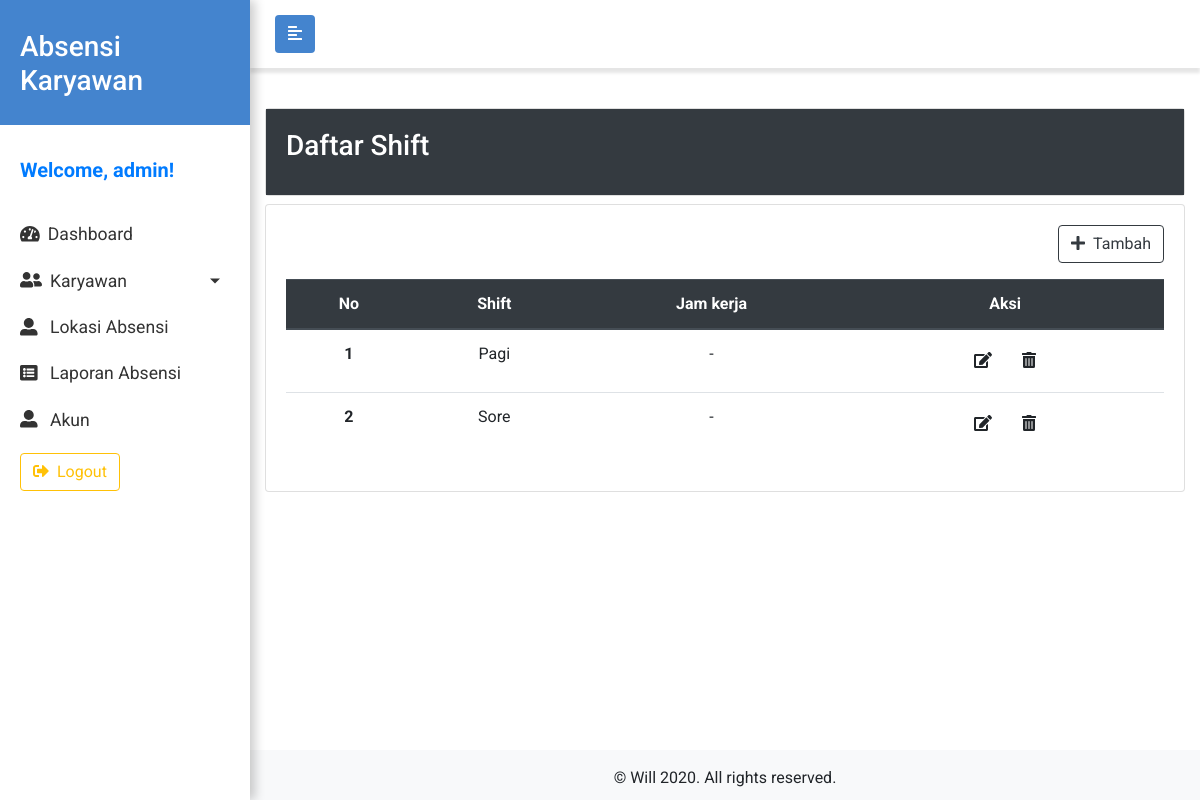
Page /admin/index.php?page=shift (signed in) on the earlier database version.
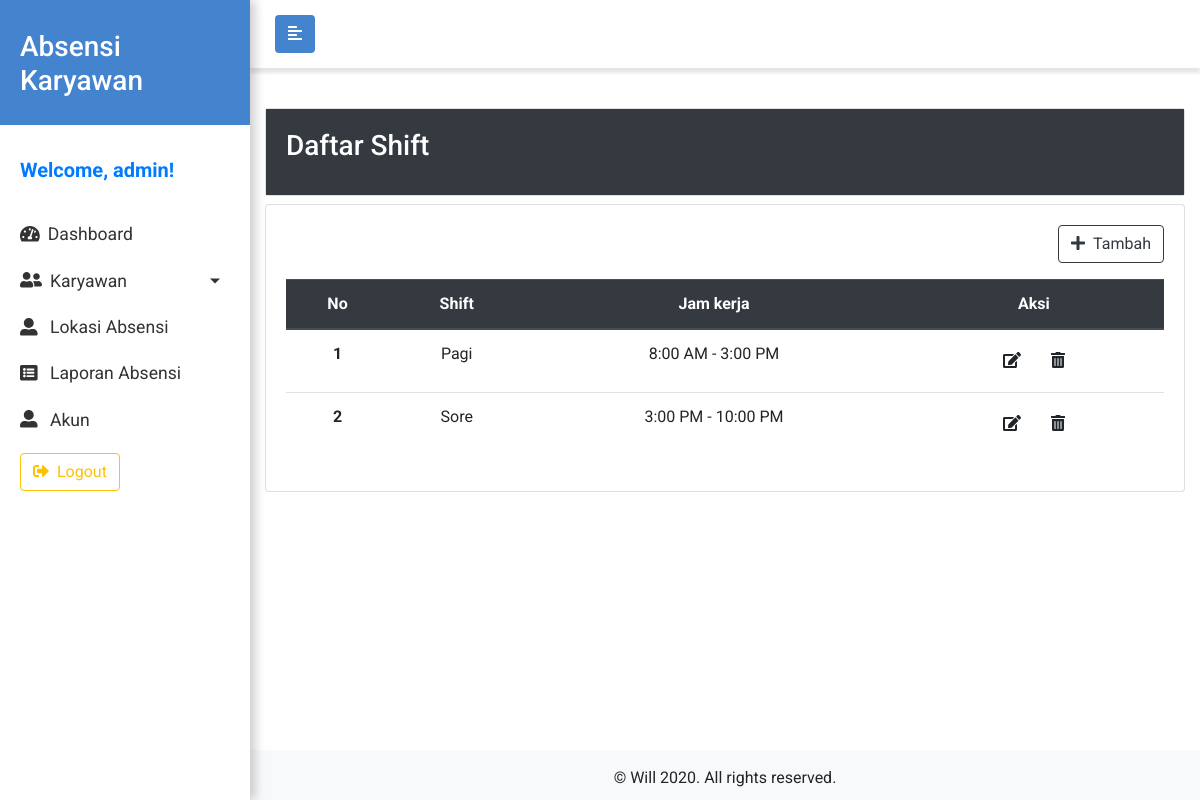
Same page on the later database version.
### tables this page shows
CREATE TABLE `shift` (
  `id` int(11) NOT NULL,
  `shift` varchar(50) NOT NULL,
  `jam_mulai` varchar(8) NOT NULL,
  `jam_berhenti` varchar(8) NOT NULL
);

### admin/halaman/shift.php (the view, shortened to what this page needs)
<div class="row">
  <div class="col-12">
    <div class="card" style="width: 100%;">
      <div class="card-body bg-dark text-white">
        <h3 class="card-title">Daftar Shift</h3>
      </div>
    </div>
  </div>
</div>
<div class="row mt-2 mb-5">
  <div class="col-12">
    <div class="card" style="width: 100%;">
      <div class="card-body table-responsive">
        <?php
        $i = 1;
        $data = mysqli_query($koneksi, "SELECT * FROM shift");
        ?>
        <a href="#" class="btn btn-outline-dark float-right mb-3 tambah-btn" data-toggle="modal" data-target="#formModal" onclick="changeType('tambah')">
          <i class="fas fa-plus mr-2"></i>Tambah
        </a>
        <table class="table table-hover text-center">
          <thead class="thead-dark">
            <tr>
              <th scope="col">No</th>
              <th scope="col">Shift</th>
              <th scope="col">Jam kerja</th>
              <th scope="col">Aksi</th>
            </tr>
          </thead>
          <tbody>
            <?php
            while ($d = mysqli_fetch_assoc($data)) :
            ?>
              <tr>
                <th scope="row"><?= $i ?></th>
                <td><?= $d["shift"] ?></td>
                <td><?= $d["jam_mulai"] . " - " . $d["jam_berhenti"] ?></td>
                <td>
                  <a href="" class="btn edit-btn" data-id="<?php echo $d["id"]; ?>" data-toggle="modal" data-target="#formModal" onclick="changeType('ubah');">
                    <i class="fas fa-edit"></i>
                  </a>
                  <a href="" class="btn hapus-btn" data-id="<?php echo $d["id"]; ?>" onclick="return confirm('Anda yakin untuk menghapus data ini?')">
                    <i class="fas fa-trash-alt"></i>
                  </a>
                </td>
              </tr>
            <?php
              $i++;
            endwhile;
            ?>
          </tbody>
        </table>
      </div>
    </div>
  </div>
</div>

### admin/index.php (shortened to what this page needs)
<?php
require('../koneksi.php');
if (isset($_GET["page"])) {
  $page = $_GET["page"];
} else {
  $page = "dashboard";
}
$nama = $_SESSION["username"];
?>
<!DOCTYPE html>
<html lang="en">
<head>
  <link href="https://stackpath.bootstrapcdn.com/font-awesome/4.7.0/css/font-awesome.min.css" rel="stylesheet">
  <link rel="stylesheet" href="https://stackpath.bootstrapcdn.com/bootstrap/4.4.1/css/bootstrap.min.css">
  <link rel="stylesheet" href="../css/style.css">
  <link rel="stylesheet" href="https://cdnjs.cloudflare.com/ajax/libs/tempusdominus-bootstrap-4/5.0.0-alpha14/css/tempusdominus-bootstrap-4.min.css" />
</head>
<body>
  <div class="wrapper">
    <nav id="sidebar">
      <div class="sidebar-header">
        <h3>Absensi Karyawan</h3>
      </div>
      <ul class="list-unstyled components">
        <p class="lead text-primary font-weight-bold">Welcome, <?php echo $nama; ?>!</p>
        <li class="active">
          <a href="index.php?page=dashboard"> <i class="fas fa-tachometer-alt mr-2"></i>Dashboard</a>
        </li>
        <li class="active">
          <a href="#karyawanSubMenu" data-toggle="collapse" aria-expanded="false" class="dropdown-toggle"> <i class="fas fa-user-friends mr-2"></i>Karyawan</a>
        </li>
        <li>
          <a href="index.php?page=lokasi"><i class="fas fa-user-alt mr-2"></i> Lokasi Absensi</a>
        </li>
        <li>
          <a href="index.php?page=absensi"><i class="fas fa-list-alt mr-2"></i> Laporan Absensi</a>
        </li>
        <li>
          <a href="index.php?page=akun"><i class="fas fa-user-alt mr-2"></i> Akun</a>
        </li>
        <li class="nav-item">
          <a class="nav-link" href="../logout.php">
            <button class="btn btn-outline-warning"><i class="fas fa-sign-out-alt mr-2"></i>Logout</button>
          </a>
        </li>
      </ul>
    </nav>
    <div id="content">
      <nav class="navbar navbar-toggle navbar-expand-lg navbar-light bg-light">
        <div class="container-fluid">
          <button type="button" id="sidebarCollapse" class="btn btn-toggle">
            <i class="fas fa-align-left"></i>
          </button>
        </div>
      </nav>
      <div class="container-fluid">
        <?php
        switch ($page) {
          case "shift":
            include "halaman/shift.php";
            break;
        }
        ?>
      </div>
      <footer class="text-center py-3 bg-light">
        &copy; Will 2020. All rights reserved.
      </footer>
    </div>
  </div>
</body>
</html>

### css/style.css (style rules this page uses)
* { padding: 0; margin: 0; box-sizing: border-box; }
html { position: relative; min-height: 100%; }
body { width: 100%; height: 100%; font-family: 'Roboto', sans-serif; }
a { text-decoration: none !important; color: #333; }
.navbar { background-color: #4484ce !important; color: white; }
footer { position: absolute; left: 0; bottom: 0; height: 50px; width: 100%; overflow: hidden; }
.navbar-toggle { padding: 15px 10px; background: #fff !important; border: none; border-radius: 0; margin-bottom: 40px; box-shadow: 0px 5px 3px rgba(0, 0, 0, 0.1); }
.btn-toggle { background: #4484ce; color: white; }
.wrapper { display: flex; width: 100%; }
#sidebar { width: 250px; position: fixed; top: 0; left: 0; height: 100vh; z-index: 999; background: white; color: white; transition: all 0.3s; box-shadow: 5px 0px 10px rgba(0, 0, 0, 0.2); }
#sidebar .sidebar-header { padding: 30px 20px 20px 20px; background: #4484ce; }
#sidebar ul.components { padding: 20px 10px; }
#sidebar ul p { color: #fff; padding: 10px; }
#sidebar ul li a { padding: 10px; font-size: 1.1em; display: block; }
#sidebar ul li.active>a, a[aria-expanded="true"] { color: #333; background: white; }
a[data-toggle="collapse"] { position: relative; }
.dropdown-toggle::after { display: block; position: absolute; top: 50%; right: 20px; transform: translateY(-50%); }
#content { width: calc(100% - 250px); min-height: 100vh; transition: all 0.3s; position: absolute; top: 0; right: 0; }

Differences in the rows shown:
changed shift "Pagi": jam_mulai (not shown) → "8:00 AM"; jam_berhenti (not shown) → "3:00 PM"
changed shift "Sore": jam_mulai (not shown) → "3:00 PM"; jam_berhenti (not shown) → "10:00 PM"
